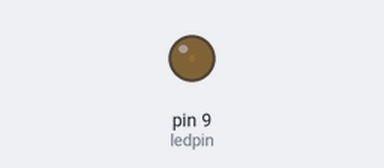
A sketch run on a simulated Arduino Uno, built with avr-gcc and run on an emulated ATmega328P. On the bench: output pins drawn as LEDs (lit = HIGH).

Above: at 0.05 s.
At 4.45 s:
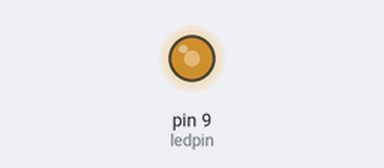
At 6.65 s:
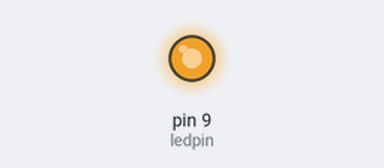
At 8.9 s:
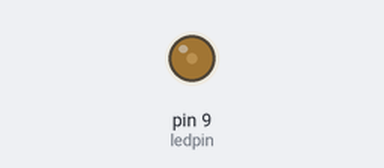
Timing chart, 0 to 12.0 s (numbered marks = the images above):
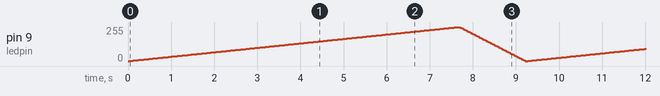

The sketch:

lab2-exp1.ino
```cpp
int ledpin=9;

void setup() {
  // put your setup code here, to run once:-

}

void loop() {
  // put your main code here, to run repeatedly:
  for(int fadevalue=0;fadevalue<=255;fadevalue++){
    analogWrite(ledpin,fadevalue);
    delay(30);
  }
  for(int fv=255;fv>=0;fv-=5){
    analogWrite(ledpin,fv);
    delay(30);
  }
}
```
